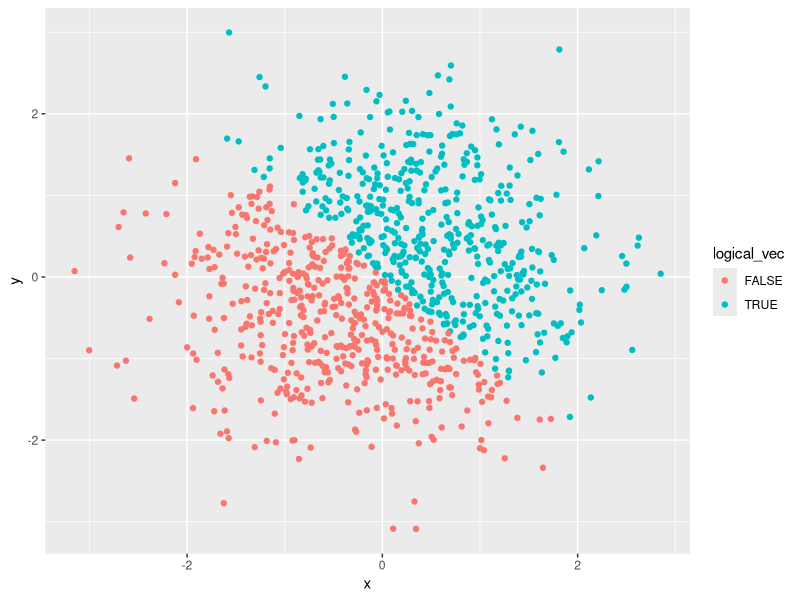
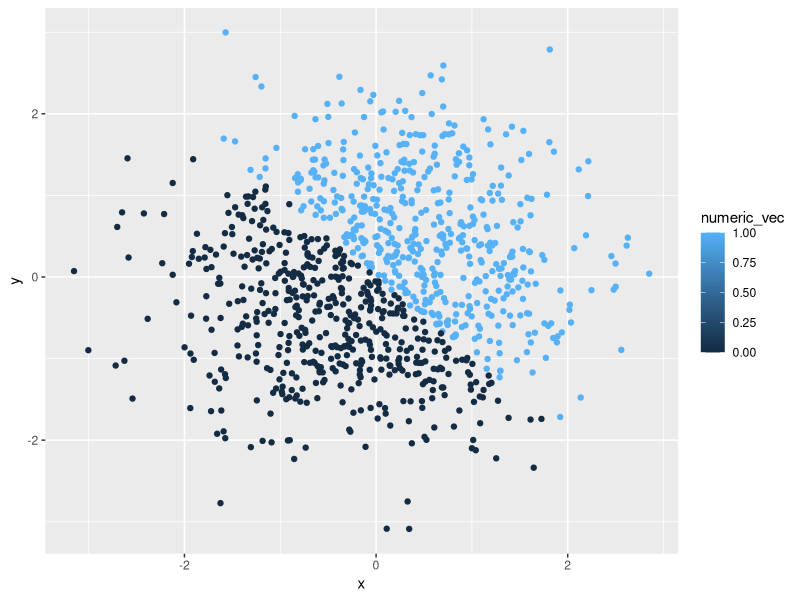
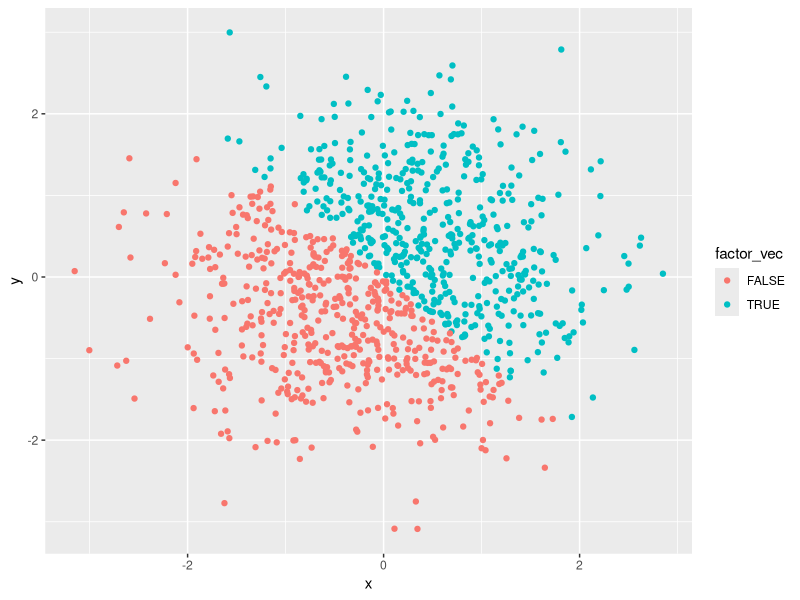
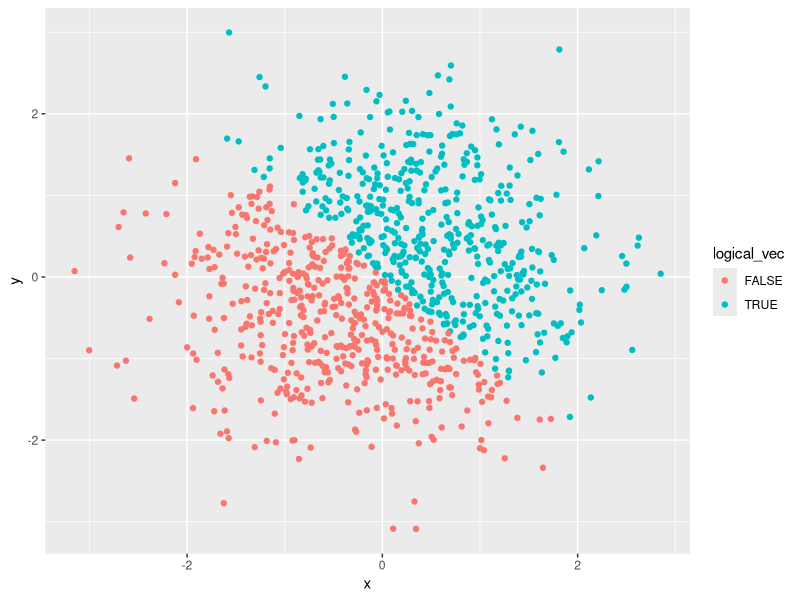

Write R code to recreate these figures, in order.
## ---- chunk 1
library(tidyverse)

question_one_df <- tibble(
    random_samp = runif(10, min = 0, max = 5),
    logical_vec = random_samp > 2,
    char_vec = c("one", "two", "three", "four", "five", "six", "seven", "eight", "nine", "ten"),
    factor_vec = factor(c("yes", "yes", "yes", "yes", "yes", "no",  "no", "no", "no", "no"))
)
## ---- chunk 2
mean(question_one_df$random_samp)
mean(question_one_df$logical_vec)
mean(question_one_df$char_vec)
mean(question_one_df$factor_vec)
## ---- chunk 3
logical_vec_num = as.numeric(question_one_df$logical_vec)
char_vec_num = as.numeric(question_one_df$logical_vec)
factor_vec_num = as.numeric(question_one_df$logical_vec)
## ---- chunk 4
char_vec_num2 = as.numeric(as.factor(question_one_df$char_vec)) 
## ---- chunk 5
question_two_df <- tibble(
  x = rnorm(1000),
  y = rnorm(1000),
  logical_vec = x + y > 0,
  numeric_vec = as.numeric(logical_vec),
  factor_vec = as.factor(logical_vec)
)
## ---- chunk 6
ggplot(question_two_df, aes(x = x, y = y, color = logical_vec)) + geom_point()

ggsave("hw1_scatterplot.pdf")
## ---- chunk 7
ggplot(question_two_df, aes(x = x, y = y, color = numeric_vec)) + geom_point()
## ---- chunk 8
ggplot(question_two_df, aes(x = x, y = y, color = factor_vec)) + geom_point()
